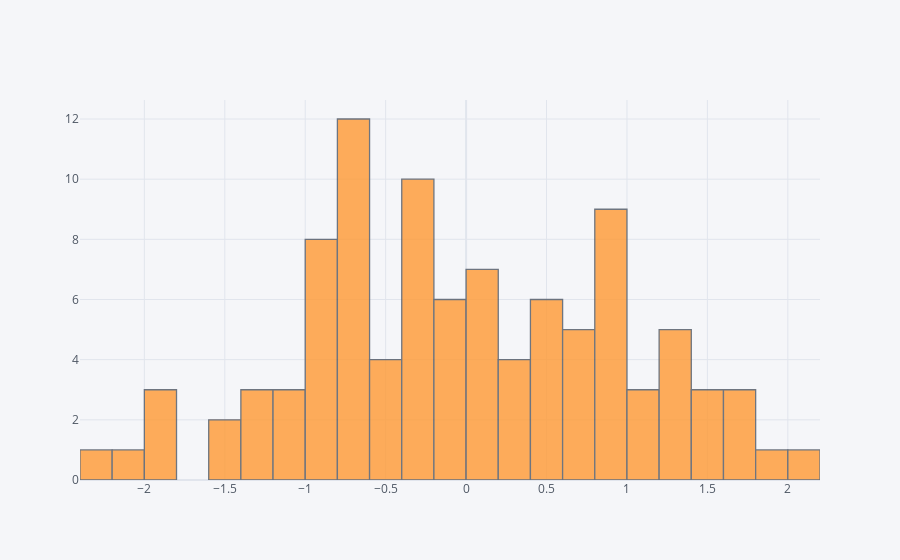

Notebook cell for this chart:
### Markdown cell above
## histogram

### Code cell
df['A'].iplot(kind='hist',bins=25)

### Figure 1 — Plotly figure (JSON) as saved in the notebook; plotly's stock layout.template omitted (floating-point values rounded to 4 significant figures)
{"data": [{"histfunc": "count", "histnorm": "", "marker": {"color": "rgba(255, 153, 51, 1.0)", "line": {"color": "#4D5663", "width": 1.3}}, "name": "A", "nbinsx": 25, "opacity": 0.8, "orientation": "v", "type": "histogram", "x": [-0.3498, 0.5583, 1.021, 0.7833, 1.646, -0.7373, 0.9882, 0.144, -0.6396, 0.6292, 1.347, 0.6097, 1.764, -0.8968, 1.106, 0.4441, -0.491, -0.4635, -1.381, 0.8509, 1.427, 1.201, 0.3091, -0.3209, 1.077, 1.51, 0.1181, 1.857, -0.822, -0.8558, -1.97, -0.2645, 0.4675, -0.7598, -0.09316, -0.1129, -0.7718, -0.3097, 0.3189, -0.3834, -1.264, -0.2606, -0.8725, -0.6843, 0.941, 0.5674, -0.07159, -1.812, -1.493, 1.643, 0.6093, -0.9776, -0.6638, 0.4404, -1.846, 0.9931, 0.4177, -0.0933, -0.7229, -0.1641, -1.25, -0.547, 2.039, -0.3691, -0.925, -1.05, 0.3318, 0.9584, -2.141, 0.02957, -0.3732, 1.427, -1.04, 1.334, 0.8687, -0.2657, -0.6484, -0.2441, 0.8506, -0.918, 0.8837, 1.25, 0.338, -0.672, -1.405, 0.7386, 0.946, -0.6158, -1.015, 0.09246, 0.1729, 0.1542, -0.9485, -0.7325, 0.1774, -0.5909, -2.306, -0.6264, -0.01596, 1.215]}], "layout": {"barmode": "overlay", "legend": {"bgcolor": "#F5F6F9", "font": {"color": "#4D5663"}}, "paper_bgcolor": "#F5F6F9", "plot_bgcolor": "#F5F6F9", "title": {"font": {"color": "#4D5663"}}, "xaxis": {"gridcolor": "#E1E5ED", "showgrid": true, "tickfont": {"color": "#4D5663"}, "title": {"font": {"color": "#4D5663"}, "text": ""}, "zerolinecolor": "#E1E5ED"}, "yaxis": {"gridcolor": "#E1E5ED", "showgrid": true, "tickfont": {"color": "#4D5663"}, "title": {"font": {"color": "#4D5663"}, "text": ""}, "zerolinecolor": "#E1E5ED"}}}
